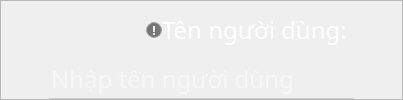
                  <widget class="QFrame" name="Wrap_User_Frame">
                   <property name="minimumSize">
                    <size>
                     <width>0</width>
                     <height>80</height>
                    </size>
                   </property>
                   <property name="maximumSize">
                    <size>
                     <width>16777215</width>
                     <height>16777215</height>
                    </size>
                   </property>
                   <property name="frameShape">
                    <enum>QFrame::StyledPanel</enum>
                   </property>
                   <property name="frameShadow">
                    <enum>QFrame::Raised</enum>
                   </property>
                   <layout class="QGridLayout" name="gridLayout_6">
                    <property name="leftMargin">
                     <number>48</number>
                    </property>
                    <property name="topMargin">
                     <number>0</number>
                    </property>
                    <property name="rightMargin">
                     <number>48</number>
                    </property>
                    <property name="bottomMargin">
                     <number>0</number>
                    </property>
                    <property name="spacing">
                     <number>0</number>
                    </property>
                    <item row="0" column="0" alignment="Qt::AlignRight">
                     <widget class="QFrame" name="UserLabel">
                      <property name="minimumSize">
                       <size>
                        <width>305</width>
                        <height>30</height>
                       </size>
                      </property>
                      <property name="maximumSize">
                       <size>
                        <width>16777215</width>
                        <height>16777215</height>
                       </size>
                      </property>
                      <property name="frameShape">
                       <enum>QFrame::NoFrame</enum>
                      </property>
                      <property name="frameShadow">
                       <enum>QFrame::Raised</enum>
                      </property>
                      <layout class="QHBoxLayout" name="horizontalLayout_20">
                       <property name="spacing">
                        <number>0</number>
                       </property>
                       <property name="leftMargin">
                        <number>0</number>
                       </property>
                       <property name="topMargin">
                        <number>0</number>
                       </property>
                       <property name="rightMargin">
                        <number>0</number>
                       </property>
                       <property name="bottomMargin">
                        <number>0</number>
                       </property>
                       <item>
                        <spacer name="horizontalSpacer_3">
                         <property name="orientation">
                          <enum>Qt::Horizontal</enum>
                         </property>
                         <property name="sizeHint" stdset="0">
                          <size>
                           <width>40</width>
                           <height>20</height>
                          </size>
                         </property>
                        </spacer>
                       </item>
                       <item>
                        <widget class="QPushButton" name="Note_User">
                         <property name="minimumSize">
                          <size>
                           <width>16</width>
                           <height>16</height>
                          </size>
                         </property>
                         <property name="maximumSize">
                          <size>
                           <width>16</width>
                           <height>16</height>
                          </size>
                         </property>
                         <property name="font">
                          <font>
                           <family>Segoe UI Black</family>
                           <weight>75</weight>
                           <bold>true</bold>
                          </font>
                         </property>
                         <property name="toolTip">
                          <string>&lt;html&gt;&lt;head/&gt;&lt;body&gt;&lt;p&gt;Tên người dùng yêu cầu tối thiểu 6 kí tự.&lt;/p&gt;&lt;p&gt;bao gồm trong phạm vi kí tự A..Z a..z 0..9 @/_. khoảng trắng và &lt;/p&gt;&lt;p&gt;có thể gõ chữ Tiếng Việt.&lt;/p&gt;&lt;/body&gt;&lt;/html&gt;</string>
                         </property>
                         <property name="toolTipDuration">
                          <number>0</number>
                         </property>
                         <property name="styleSheet">
                          <string notr="true">QPushButton {
background-color: rgb(118, 118, 118);
border-radius: 8px;
border: 1px solid rgb(167, 167, 167);
color: rgb(255, 255, 255);
}

QToolTip {
color: rgb(255, 255, 255);
background-color: rgb(35, 44, 51);
min-width: 200px;
min-height: 20px;
}
</string>
                         </property>
                         <property name="text">
                          <string>!</string>
                         </property>
                         <property name="shortcut">
                          <string notr="true"/>
                         </property>
                        </widget>
                       </item>
                       <item>
                        <widget class="QLabel" name="User_label">
                         <property name="minimumSize">
                          <size>
                           <width>140</width>
                           <height>30</height>
                          </size>
                         </property>
                         <property name="maximumSize">
                          <size>
                           <width>16777215</width>
                           <height>16777215</height>
                          </size>
                         </property>
                         <property name="font">
                          <font>
                           <family>iCiel Effra Regular</family>
                           <pointsize>18</pointsize>
                          </font>
                         </property>
                         <property name="styleSheet">
                          <string notr="true">background: transparent;
color: rgb(255, 255, 255);</string>
                         </property>
                         <property name="text">
                          <string>Tên người dùng: </string>
                         </property>
                        </widget>
                       </item>
                      </layout>
                     </widget>
                    </item>
                    <item row="1" column="0">
                     <widget class="QLineEdit" name="UserBox">
                      <property name="minimumSize">
                       <size>
                        <width>305</width>
                        <height>40</height>
                       </size>
                      </property>
                      <property name="maximumSize">
                       <size>
                        <width>16777215</width>
                        <height>16777215</height>
                       </size>
                      </property>
                      <property name="font">
                       <font>
                        <family>iCiel Effra Regular</family>
                        <pointsize>18</pointsize>
                       </font>
                      </property>
                      <property name="toolTip">
                       <string/>
                      </property>
                      <property name="styleSheet">
                       <string notr="true">QLineEdit {
background: transparent;
border-bottom: 1px solid rgb(204, 204, 204);
border-radius: none;
color: rgb(255, 255, 255);
}

QLineEdit:focus {
border-bottom: 1px solid rgb(207, 207, 207);
}</string>
                      </property>
                      <property name="text">
                       <string/>
                      </property>
                      <property name="maxLength">
                       <number>31</number>
                      </property>
                      <property name="echoMode">
                       <enum>QLineEdit::Normal</enum>
                      </property>
                      <property name="alignment">
                       <set>Qt::AlignLeading|Qt::AlignLeft|Qt::AlignVCenter</set>
                      </property>
                      <property name="placeholderText">
                       <string>Nhập tên người dùng</string>
                      </property>
                     </widget>
                    </item>
                   </layout>
                  </widget>
